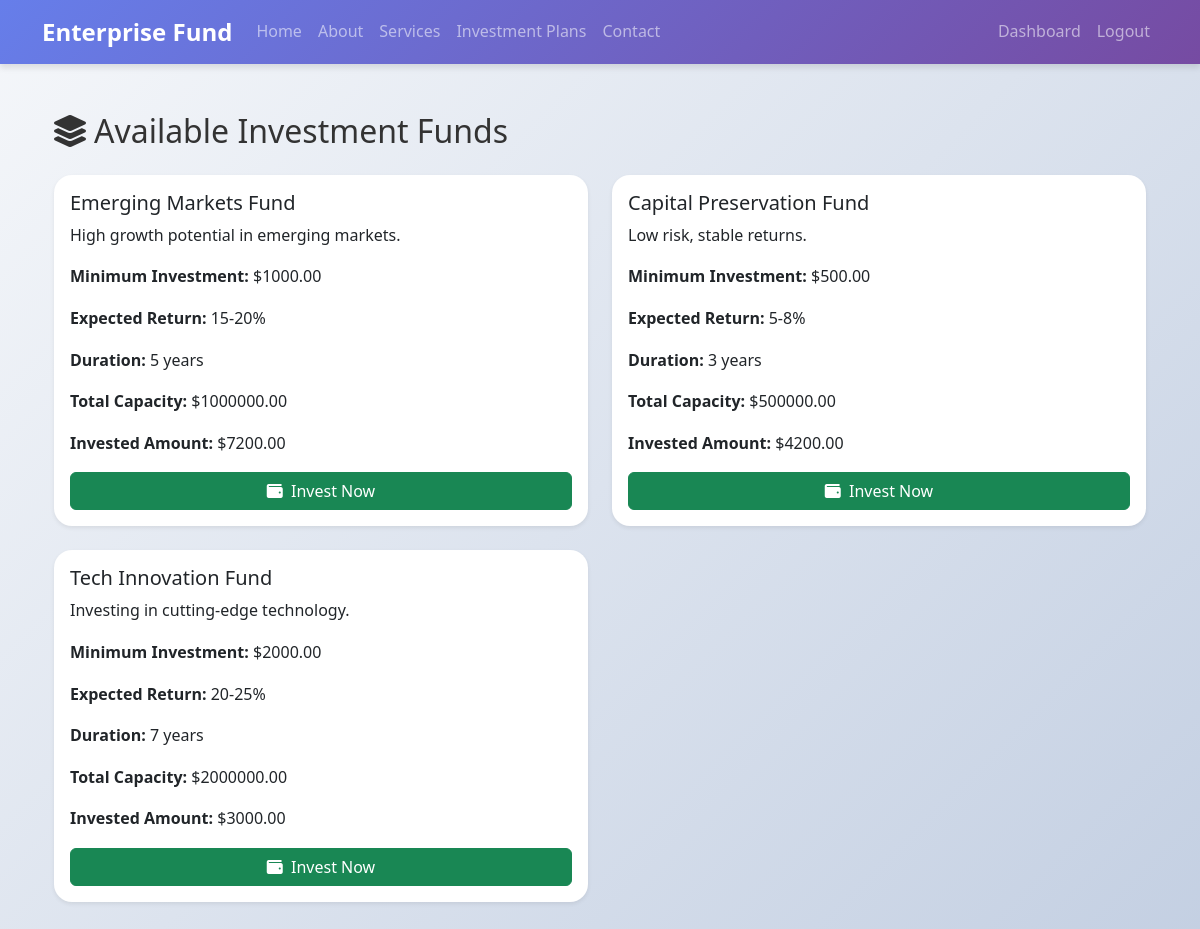
The app's page /accounts/funds/ (signed in) with its own data.
### accounts/models.py (models this page shows, shortened)
class Fund(models.Model):
    STATUS_ACTIVE = 'active'
    STATUS_INACTIVE = 'inactive'
    STATUS_CHOICES = [
        (STATUS_ACTIVE, 'Active'),
        (STATUS_INACTIVE, 'Inactive'),
    ]
    name = models.CharField(max_length=255)
    description = models.TextField()
    minimum_investment = models.DecimalField(max_digits=10, decimal_places=2)
    expected_return = models.CharField(max_length=100)
    duration = models.CharField(max_length=100)
    total_capacity = models.DecimalField(max_digits=15, decimal_places=2)
    invested_amount = models.DecimalField(max_digits=15, decimal_places=2, default=0)
    status = models.CharField(max_length=50, choices=STATUS_CHOICES, default=STATUS_ACTIVE)
    created_at = models.DateTimeField(auto_now_add=True)

### accounts/views.py (the view)
# urls.py: path('funds/', views.fund_list, name='fund_list'),
@login_required
def fund_list(request):
    funds = Fund.objects.all()
    return render(request, 'accounts/fund_list.html', {'funds': funds})

### templates/accounts/fund_list.html (shortened to what this page needs)
{% extends 'base.html' %}
{% block content %}
<div class="container my-5">
    <h2 class="mb-4"><i class="fas fa-layer-group me-2"></i>Available Investment Funds</h2>
    <div class="row">
        {% for fund in funds %}
            <div class="col-md-6 mb-4">
                <div class="card shadow-sm">
                    <div class="card-body">
                        <h5 class="card-title">{{ fund.name }}</h5>
                        <p class="card-text">{{ fund.description }}</p>
                        <p><strong>Minimum Investment:</strong> ${{ fund.minimum_investment|floatformat:2 }}</p>
                        <p><strong>Expected Return:</strong> {{ fund.expected_return }}</p>
                        <p><strong>Duration:</strong> {{ fund.duration }}</p>
                        <p><strong>Total Capacity:</strong> ${{ fund.total_capacity|floatformat:2 }}</p>
                        <p><strong>Invested Amount:</strong> ${{ fund.invested_amount|floatformat:2 }}</p>
                        <a href="{% url 'accounts:invest_in_fund' fund.pk %}" class="btn btn-success w-100">
    <i class="fas fa-wallet me-1"></i> Invest Now
</a>
                    </div>
                </div>
            </div>
        {% empty %}
            <div class="col-md-12">
                <div class="alert alert-info">No funds available at this time.</div>
            </div>
        {% endfor %}
    </div>
</div>
{% endblock %}

### static/css/style.css (style rules this page uses)
body { font-family: 'Segoe UI', Tahoma, Geneva, Verdana, sans-serif; background: linear-gradient(135deg, #f5f7fa 0%, #c3cfe2 100%); color: #333; line-height: 1.6; }
.card { box-shadow: 0 4px 8px rgba(0,0,0,.1); border: none; border-radius: 10px; transition: transform 0.3s ease, box-shadow 0.3s ease; }
.card { border-radius: 18px !important; overflow: hidden; }

### records on screen
Fund: name "Emerging Markets Fund", description "High growth potential in emerging markets.", minimum_investment "1000.00", expected_return "15-20%", duration "5 years", total_capacity "1000000.00", invested_amount "7200.00"
Fund: name "Capital Preservation Fund", description "Low risk, stable returns.", minimum_investment "500.00", expected_return "5-8%", duration "3 years", total_capacity "500000.00", invested_amount "4200.00"
Fund: name "Tech Innovation Fund", description "Investing in cutting-edge technology.", minimum_investment "2000.00", expected_return "20-25%", duration "7 years", total_capacity "2000000.00", invested_amount "3000.00"
